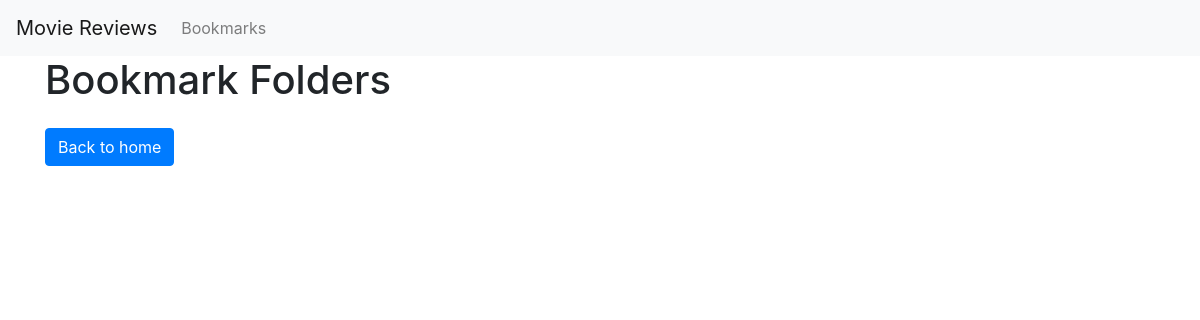
Page /reviews/bookmarks (signed in) on the earlier database version.
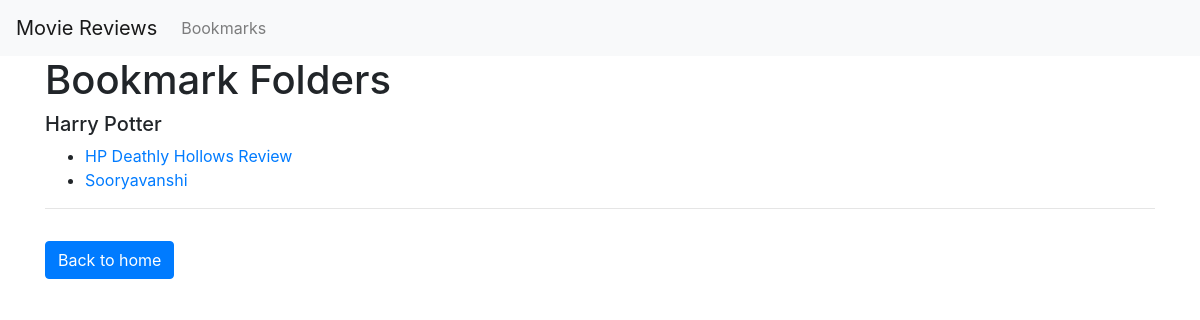
Same page on the later database version.
### moviereviews/models.py (models this page shows, shortened)
class BookmarkFolder(models.Model):
  name = models.CharField(max_length=50)
  owner = models.ForeignKey(
    User, on_delete=models.CASCADE, related_name='bookmark_folders')

class Bookmark(models.Model):
  name = models.CharField(max_length=50)
  link = models.CharField(max_length=200)
  folder = models.ForeignKey(
    BookmarkFolder, on_delete=models.CASCADE, related_name='bookmarks')

### moviereviews/views.py (the view)
# urls.py: path('bookmarks', views.BookmarksView.as_view(), name='bookmarks'),
class BookmarksView(LoginRequiredMixin, TemplateView):
  template_name = 'moviereviews/bookmarks.html'
  login_url = '/admin/login/'
  def get_context_data(self, **kwargs):
    context = super().get_context_data(**kwargs)
    context['folders'] = BookmarkFolder.objects.filter(
      owner=self.request.user, bookmarks__isnull=False).distinct().order_by(
        'name')
    return context

### moviereviews/templates/moviereviews/bookmarks.html (shortened to what this page needs)
{% extends "base.html" %}
{% block content %}
<h1>Bookmark Folders</h1>
{% for folder in folders %}
  <h5>{{ folder.name }}</h5>
   <ul>
      {% for bookmark in folder.bookmarks.all %}
      <li>
        <a href="{{bookmark.link}}" target="_blank">
          {{ bookmark.name }}
          </a>
      </li>
      {% endfor %}
  </ul>
  <hr>
{% endfor %}
<a href="{% url 'moviereviews:index' %}" class="btn btn-primary mt-3">Back to home</a>
{% endblock %}

### moviereviews/templates/base.html (shortened to what this page needs)
{% load static %}<!doctype html>
<html>
  <head>
    <link rel="stylesheet" href="{% static 'css/bootstrap.min.css' %}">
  </head>
  <body>
    <header>
      <nav class="navbar navbar-expand-lg navbar-light bg-light">
        <a class="navbar-brand" href="{% url 'moviereviews:index' %}" >Movie Reviews</a>
        <ul class="navbar-nav">
         {% if user.is_authenticated %}
          <li class="nav-item">
              <a class="nav-link" href="{% url 'moviereviews:bookmarks' %}">Bookmarks</a>
          </li>
        </ul>
        {% endif %}
      </nav>
    </header>
    <main>
      <div class="container container-md mb-5">
      {% block content %}
      {% endblock %}
      </div>
    </main>
  </body>
</html>

Differences in the rows shown:
added BookmarkFolder: name "Harry Potter"
added Bookmark: name "HP Deathly Hollows Review"
added Bookmark: name "Sooryavanshi"
